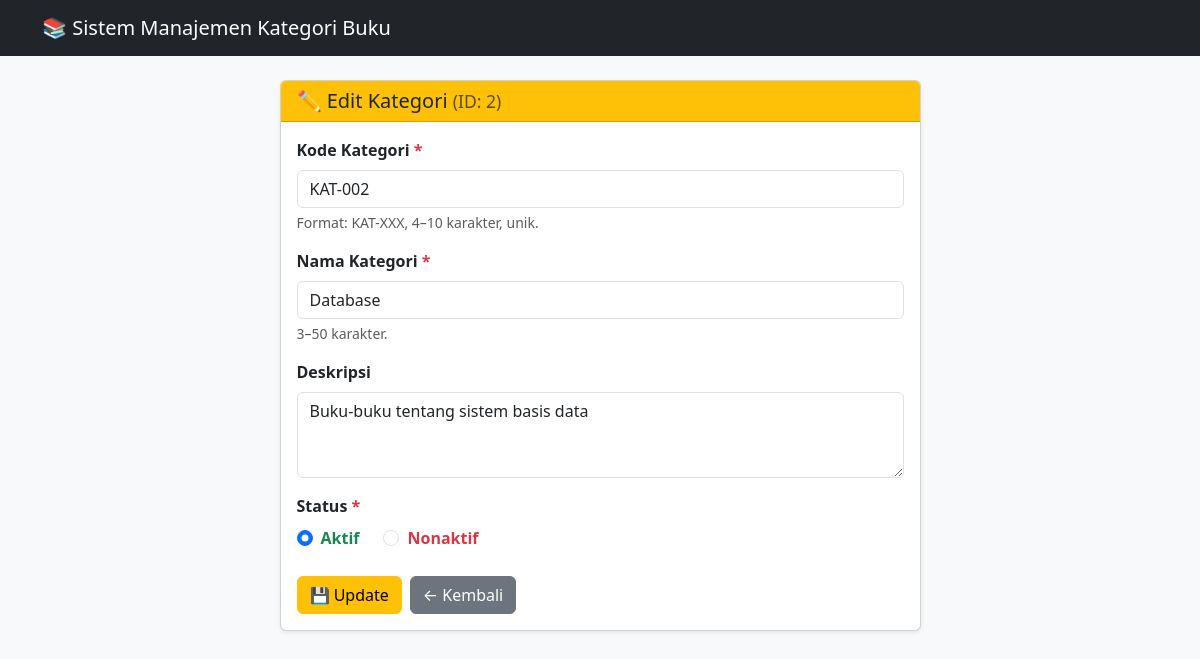
Page /edit.php?id=2 on the committed database.
### tables this page shows
CREATE TABLE `kategori` (
  `id_kategori` int(11) NOT NULL,
  `kode_kategori` varchar(10) NOT NULL,
  `nama_kategori` varchar(50) NOT NULL,
  `deskripsi` text DEFAULT NULL,
  `status` enum('Aktif','Nonaktif') DEFAULT 'Aktif',
  `created_at` timestamp NOT NULL DEFAULT current_timestamp()
);

### edit.php (the view, shortened to what this page needs)
<?php
require_once 'config/database.php';
$id = isset($_GET['id']) ? (int)$_GET['id'] : 0;
$cekData = $conn->prepare("SELECT * FROM kategori WHERE id_kategori = ?");
$cekData->bind_param("i", $id);
$cekData->execute();
$resultData = $cekData->get_result();
$dataLama = $resultData->fetch_assoc();
$kode      = $dataLama['kode_kategori'];
$nama      = $dataLama['nama_kategori'];
$deskripsi = $dataLama['deskripsi'];
$status    = $dataLama['status'];
$errors    = [];
?>
<!DOCTYPE html>
<html lang="id">
<head>
    <link href="https://cdn.jsdelivr.net/npm/bootstrap@5.3.0/dist/css/bootstrap.min.css" rel="stylesheet">
</head>
<body class="bg-light">
<nav class="navbar navbar-dark bg-dark mb-4">
    <div class="container">
        <a href="index.php" class="navbar-brand">📚 Sistem Manajemen Kategori Buku</a>
    </div>
</nav>
<div class="container">
<div class="row justify-content-center">
<div class="col-md-7">
    <div class="card shadow-sm">
        <div class="card-header bg-warning text-dark">
            <h5 class="mb-0">✏️ Edit Kategori <small class="text-muted">(ID: <?= $id ?>)</small></h5>
        </div>
        <div class="card-body">
            <form method="POST" action="edit.php?id=<?= $id ?>" novalidate>
                <div class="mb-3">
                    <label for="kode_kategori" class="form-label fw-semibold">
                        Kode Kategori <span class="text-danger">*</span>
                    </label>
                    <input type="text"
                           class="form-control <?= isset($errors['kode']) ? 'is-invalid' : '' ?>"
                           id="kode_kategori" name="kode_kategori"
                           value="<?= htmlspecialchars($kode) ?>"
                           maxlength="10" required>
                    <?php if (isset($errors['kode'])): ?>
                        <div class="invalid-feedback"><?= $errors['kode'] ?></div>
                    <?php else: ?>
                        <div class="form-text">Format: KAT-XXX, 4–10 karakter, unik.</div>
                    <?php endif; ?>
                </div>
                <div class="mb-3">
                    <label for="nama_kategori" class="form-label fw-semibold">
                        Nama Kategori <span class="text-danger">*</span>
                    </label>
                    <input type="text"
                           class="form-control <?= isset($errors['nama']) ? 'is-invalid' : '' ?>"
                           id="nama_kategori" name="nama_kategori"
                           value="<?= htmlspecialchars($nama) ?>"
                           maxlength="50" required>
                    <?php if (isset($errors['nama'])): ?>
                        <div class="invalid-feedback"><?= $errors['nama'] ?></div>
                    <?php else: ?>
                        <div class="form-text">3–50 karakter.</div>
                    <?php endif; ?>
                </div>
                <div class="mb-3">
                    <label for="deskripsi" class="form-label fw-semibold">Deskripsi</label>
                    <textarea class="form-control <?= isset($errors['deskripsi']) ? 'is-invalid' : '' ?>"
                              id="deskripsi" name="deskripsi"
                              rows="3" maxlength="200"><?= htmlspecialchars($deskripsi) ?></textarea>
                </div>
                <div class="mb-4">
                    <label class="form-label fw-semibold">
                        Status <span class="text-danger">*</span>
                    </label>
                    <div class="d-flex gap-4">
                        <div class="form-check">
                            <input class="form-check-input" type="radio"
                                   name="status" id="statusAktif" value="Aktif"
                                   <?= ($status === 'Aktif') ? 'checked' : '' ?>>
                            <label class="form-check-label text-success fw-semibold" for="statusAktif">Aktif</label>
                        </div>
                        <div class="form-check">
                            <input class="form-check-input" type="radio"
                                   name="status" id="statusNonaktif" value="Nonaktif"
                                   <?= ($status === 'Nonaktif') ? 'checked' : '' ?>>
                            <label class="form-check-label text-danger fw-semibold" for="statusNonaktif">Nonaktif</label>
                        </div>
                    </div>
                </div>
                <div class="d-flex gap-2">
                    <button type="submit" class="btn btn-warning">💾 Update</button>
                    <a href="index.php" class="btn btn-secondary">← Kembali</a>
                </div>
            </form>
        </div>
    </div>
</div>
</div>
</div>
</body>
</html>

### rows in the picture
kategori: kode_kategori "KAT-002", nama_kategori "Database", deskripsi "Buku-buku tentang sistem basis data", status "☑ Aktif", status "☐ Nonaktif"

### other values in the picture
$id "2"
